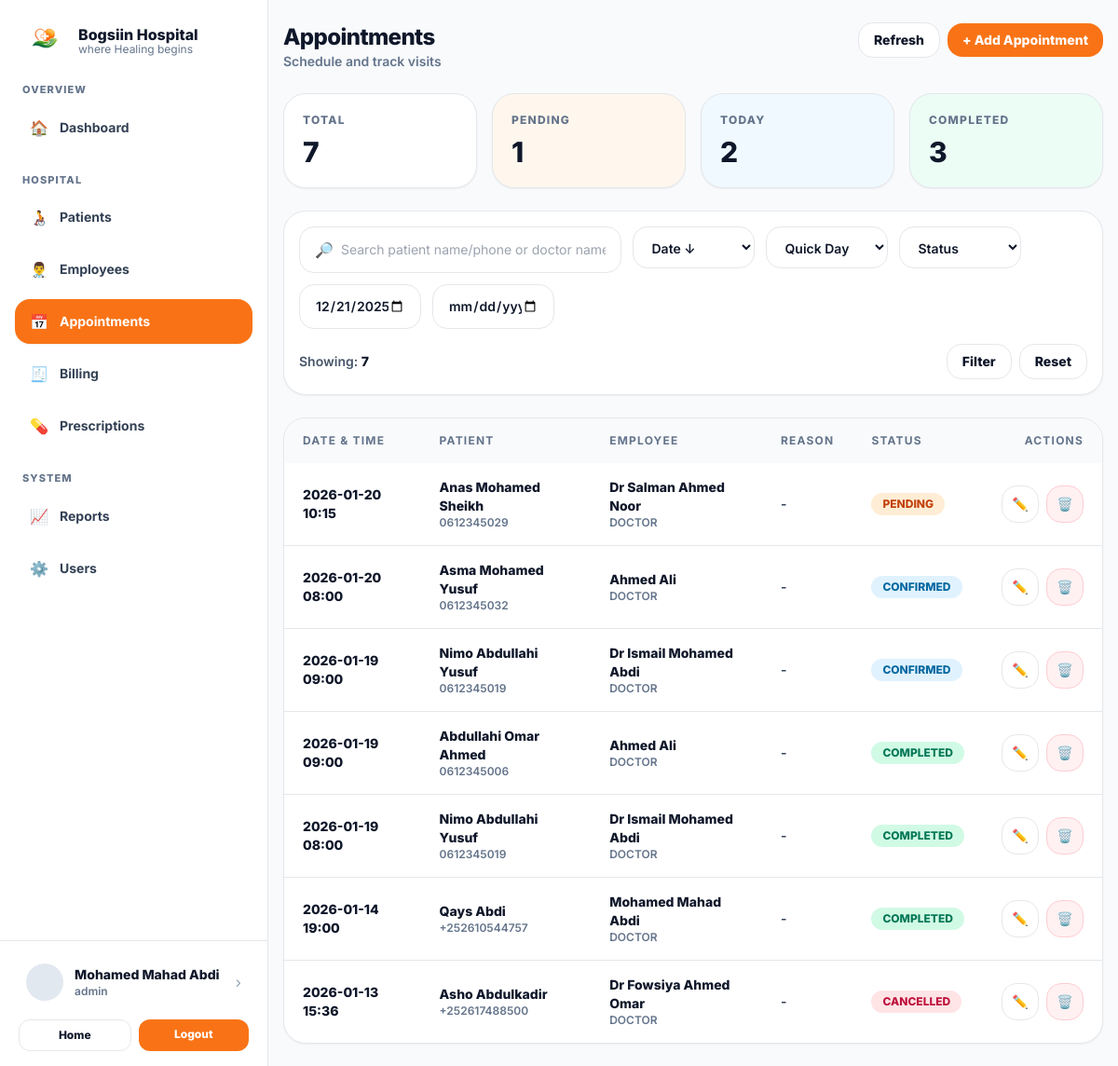
The page /appointments/view.php (signed in) on the database as committed earlier.
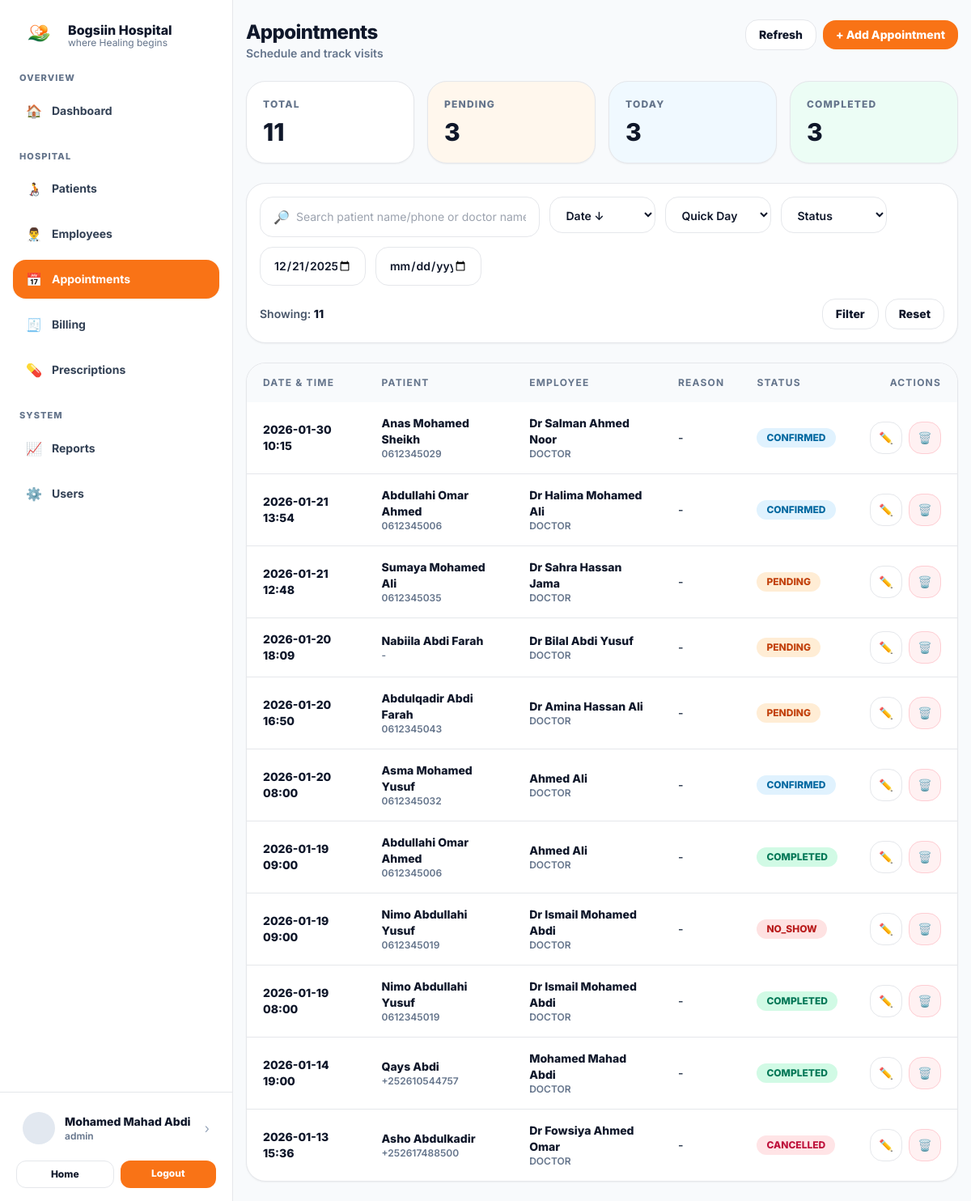
The same page on the database as committed later.
### tables this page shows
CREATE TABLE `appointments` (
  `id` int(11) NOT NULL,
  `patient_id` int(11) NOT NULL,
  `employee_id` int(11) NOT NULL,
  `appointment_datetime` datetime NOT NULL,
  `reason` varchar(255) DEFAULT NULL,
  `status` enum('PENDING','CONFIRMED','COMPLETED','CANCELLED','NO_SHOW') NOT NULL DEFAULT 'PENDING',
  `created_at` timestamp NOT NULL DEFAULT current_timestamp()
);

CREATE TABLE `patients` (
  `id` int(11) NOT NULL,
  `patient_code` varchar(30) DEFAULT NULL,
  `full_name` varchar(120) NOT NULL,
  `gender` enum('Male','Female') NOT NULL,
  `date_of_birth` date DEFAULT NULL,
  `phone` varchar(30) DEFAULT NULL,
  `address` text DEFAULT NULL,
  `emergency_contact_name` varchar(120) DEFAULT NULL,
  `emergency_contact_phone` varchar(30) DEFAULT NULL,
  `created_at` timestamp NOT NULL DEFAULT current_timestamp()
);

CREATE TABLE `employees` (
  `id` int(11) NOT NULL,
  `user_id` int(11) DEFAULT NULL,
  `emp_code` varchar(30) DEFAULT NULL,
  `full_name` varchar(120) NOT NULL,
  `gender` enum('Male','Female') DEFAULT NULL,
  `phone` varchar(30) DEFAULT NULL,
  `email` varchar(160) DEFAULT NULL,
  `job_title` enum('DOCTOR','NURSE','ADMINISTRATOR','LAB','PHARMACIST','RECEPTIONIST') NOT NULL,
  `department` varchar(120) DEFAULT NULL,
  `specialization` varchar(120) DEFAULT NULL,
  `hire_date` date DEFAULT current_timestamp(),
  `status` enum('ACTIVE','INACTIVE') NOT NULL DEFAULT 'ACTIVE',
  `created_at` timestamp NOT NULL DEFAULT current_timestamp()
);

### appointments/view.php (the view, shortened to what the rows shown need)
<?php
require_once __DIR__ . "/../includes/db.php";
function h($s){ return htmlspecialchars((string)$s, ENT_QUOTES, 'UTF-8'); }
$from = trim($_GET["from"] ?? "");
$to = trim($_GET["to"] ?? "");
if ($from === "" && $to === "") {
    $end = new DateTime();
    $start = (clone $end)->modify('-30 days');
    $from = $start->format('Y-m-d');
}
$where = [];
$params = [];
if ($from !== "") {
  $where[] = "a.appointment_datetime >= :fromdt";
  $params[":fromdt"] = $from . " 00:00:00";
}
$whereSql = $where ? ("WHERE " . implode(" AND ", $where)) : "";
$orderSql = 'ORDER BY a.appointment_datetime DESC';
$sql = "
  SELECT
    a.*,
    p.full_name AS patient_name, p.patient_code, p.phone AS patient_phone,
    e.full_name AS employee_name, e.emp_code, e.job_title, e.phone AS employee_phone
  FROM appointments a
  JOIN patients p ON p.id = a.patient_id
  JOIN employees e ON e.id = a.employee_id
  $whereSql
  $orderSql
  LIMIT 300
";
$stmt = $pdo->prepare($sql);
$placeholders = [];
if (preg_match_all('/(:[a-zA-Z0-9_]+)/', $sql, $m)) {
  $placeholders = array_values(array_unique($m[1]));
}
foreach ($placeholders as $ph) {
  if (array_key_exists($ph, $params)) {
    $stmt->bindValue($ph, $params[$ph]);
    continue;
  }
}
$stmt->execute();
$rows = $stmt->fetchAll() ?: [];
include_once __DIR__ . "/../includes/header.php";
?>
 <div class="min-h-screen bg-slate-50 md:pl-72">
<div class="md:flex min-h-screen">
  <div class="flex-1">
    <div class="mx-auto max-w-6xl px-4 py-6">
      <section class="mt-6 rounded-3xl border bg-white shadow-sm overflow-hidden">
        <div class="overflow-x-auto">
          <table class="w-full text-left text-sm">
            <thead class="bg-slate-50 text-xs font-extrabold tracking-widest text-slate-500">
              <tr>
                <th class="px-5 py-4">DATE & TIME</th>
                <th class="px-5 py-4">PATIENT</th>
                <th class="px-5 py-4">EMPLOYEE</th>
                <th class="px-5 py-4">REASON</th>
                <th class="px-5 py-4">STATUS</th>
                <th class="px-5 py-4 text-right">ACTIONS</th>
              </tr>
            </thead>
            <tbody class="divide-y">
              <?php if (!$rows): ?>
                <tr>
                  <td colspan="6" class="px-5 py-10 text-center text-slate-500 font-semibold">
                    No appointments found.
                  </td>
                </tr>
              <?php else: ?>
                <?php foreach ($rows as $r): ?>
                  <?php
                    $payload = base64_encode(json_encode($r));
                    $badge = match($r["status"]) {
                      "PENDING" => "bg-orange-100 text-orange-700",
                      "CONFIRMED" => "bg-sky-100 text-sky-700",
                      "COMPLETED" => "bg-emerald-100 text-emerald-700",
                      "CANCELLED" => "bg-rose-100 text-rose-700",
                      "NO_SHOW" => "bg-red-100 text-red-700",
                      default => "bg-slate-100 text-slate-700"
                    };
                    $dt = date("Y-m-d H:i", strtotime($r["appointment_datetime"]));
                  ?>
                  <tr class="hover:bg-slate-50/60">
                    <td class="px-5 py-4 font-extrabold text-slate-900"><?php echo h($dt); ?></td>
                    <td class="px-5 py-4">
                      <div class="font-extrabold text-slate-900"><?php echo h($r["patient_name"]); ?></div>
                      <div class="text-xs font-semibold text-slate-500">
                        <?php echo h($r["patient_phone"] ?? "-"); ?>
                      </div>
                    </td>
                    <td class="px-5 py-4">
                      <div class="font-extrabold text-slate-900"><?php echo h($r["employee_name"]); ?></div>
                      <div class="text-xs font-semibold text-slate-500">
                        <?php echo h($r["job_title"] ?? "-"); ?>
                      </div>
                    </td>
                    <td class="px-5 py-4 font-semibold text-slate-700">
                      <?php echo h($r["reason"] ?? "-"); ?>
                    </td>
                    <td class="px-5 py-4">
                      <span class="inline-flex rounded-full px-3 py-1 text-xs font-extrabold <?php echo $badge; ?>">
                        <?php echo h($r["status"]); ?>
                      </span>
                    </td>
                    <td class="px-5 py-4">
                      <div class="flex justify-end gap-2">
                        <button type="button"
                          class="grid h-10 w-10 place-items-center rounded-2xl border bg-white hover:bg-slate-50"
                          title="Edit"
                          data-a="<?php echo h($payload); ?>"
                          onclick="openEdit(this)">✏️</button>
                        <form method="POST" onsubmit="return confirm('Delete this appointment?');">
                          <button type="submit"
                            class="grid h-10 w-10 place-items-center rounded-2xl border border-rose-200 bg-rose-50 hover:bg-rose-100"
                            title="Delete">🗑️</button>
                        </form>
                      </div>
                    </td>
                  </tr>
                <?php endforeach; ?>
              <?php endif; ?>
            </tbody>
          </table>
        </div>
      </section>
    </div>
  </div>
</div>

Rows that differ between the two databases and show on the page:
changed appointments "Anas Mohamed Sheikh": appointment_datetime "2026-01-20 10:15" → "2026-01-30 10:15"; status "PENDING" → "CONFIRMED"
added appointments: appointment_datetime "2026-01-21 13:54", patient.full_name "Abdullahi Omar Ahmed", patient.phone "0612345006", employee.full_name "Dr Halima Mohamed Ali", employee.job_title "DOCTOR", reason "-", status "CONFIRMED"
added appointments: appointment_datetime "2026-01-21 12:48", patient.full_name "Sumaya Mohamed Ali", patient.phone "0612345035", employee.full_name "Dr Sahra Hassan Jama", employee.job_title "DOCTOR", reason "-", status "PENDING"
added appointments: appointment_datetime "2026-01-20 18:09", patient.full_name "Nabiila Abdi Farah", patient.phone "-", employee.full_name "Dr Bilal Abdi Yusuf", employee.job_title "DOCTOR", reason "-", status "PENDING"
added appointments: appointment_datetime "2026-01-20 16:50", patient.full_name "Abdulqadir Abdi Farah", patient.phone "0612345043", employee.full_name "Dr Amina Hassan Ali", employee.job_title "DOCTOR", reason "-", status "PENDING"
shown differently, row unchanged: appointments (number 7 of 11 on the later page): moves up the list
changed appointments: status "CONFIRMED" → "NO_SHOW"
Other text that changed with them:
$totalAppt: "7" → "11"
$pendingAppt: "1" → "3"
$todayAppt: "2" → "3"
count($rows): "7" → "11"
